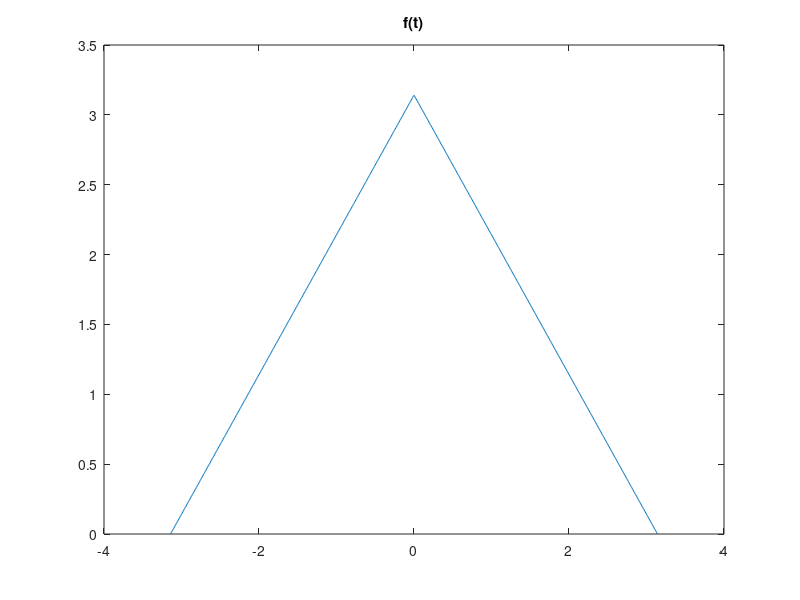
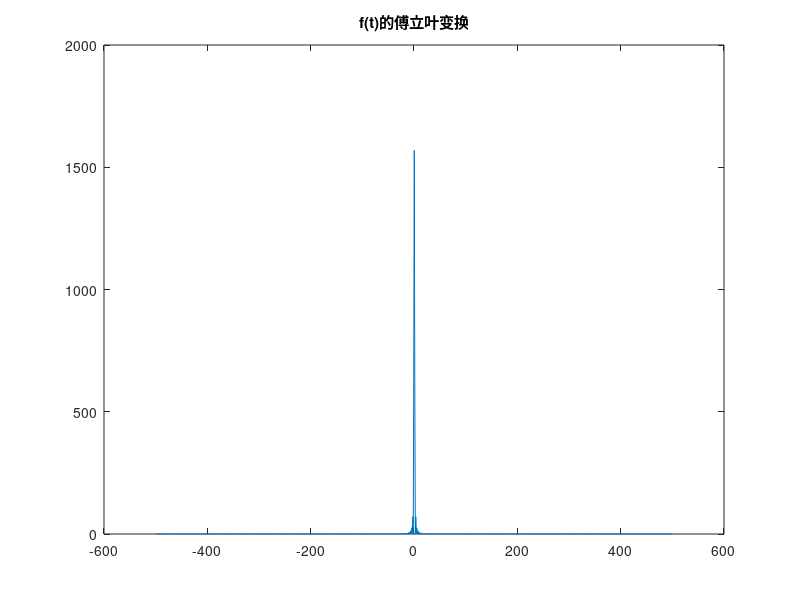
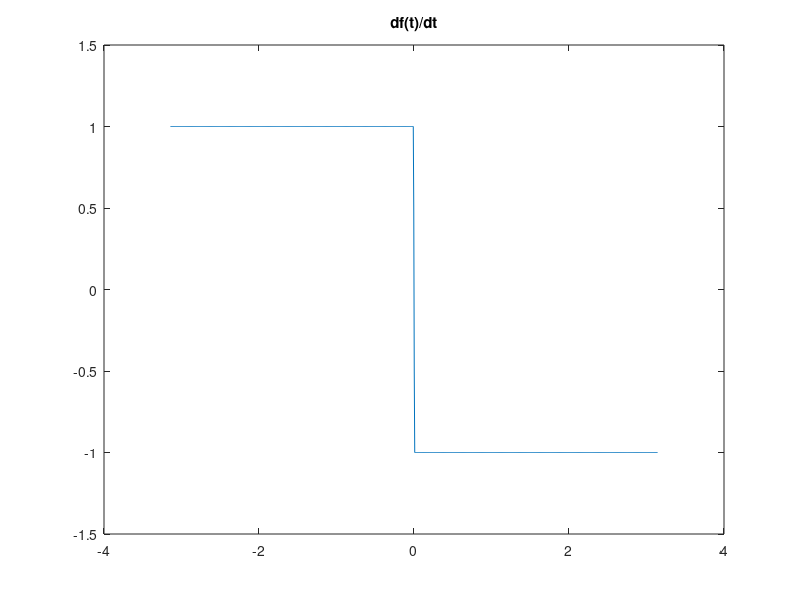
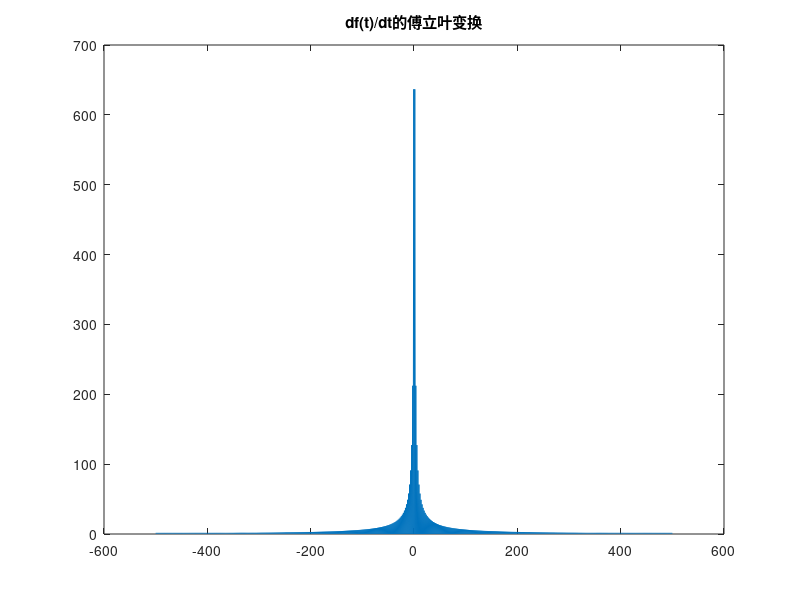

Write the MATLAB code that produced these figures, in order.
%% Q3
t = linspace(-pi,pi,1000);
f_t = zeros(size(t));
% 在各个区间内定义函数
f_t(t >= -pi & t < 0) = t(t >= -pi & t < 0) + pi;
f_t(t >= 0 & t <= pi) = pi - t(t >= 0 & t <= pi);
% 画出函数图像
figure;
plot(t, f_t);
title('f(t)');
% f(t)的傅立叶变换
F_jw = fft(f_t);
% 将零频率点移到中心
F_jw = fftshift(F_jw);
% 频率向量（我们使用了fftshift）
w = (-pi:2*pi/999:pi) * (1000/(2*pi));
% 画出傅立叶变换图像
figure;
plot(w, abs(F_jw));
title('f(t)的傅立叶变换');
% 计算df(t)/dt
df_t = gradient(f_t) / (t(2)-t(1));
% 画出df(t)/dt的图像
figure;
plot(t, df_t);
title('df(t)/dt');
% df(t)/dt的傅立叶变换
F1_jw = fft(df_t);
% 将零频率点移到中心
F1_jw = fftshift(F1_jw);
% 画出df(t)/dt的傅立叶变换图像
figure;
plot(w, abs(F1_jw));
title('df(t)/dt的傅立叶变换');
% 比较abs(F1_jw)和abs(j*w.*F_jw)时域函数的微分对应于频域函数与频率的乘积
figure;
plot(w, abs(F1_jw), w, abs(j*w.*F_jw));
title('比较df(t)/dt的傅立叶变换和j\omega*F(j\omega)');
legend('abs(F1(j\omega))', 'abs(j\omega*F(j\omega))');
